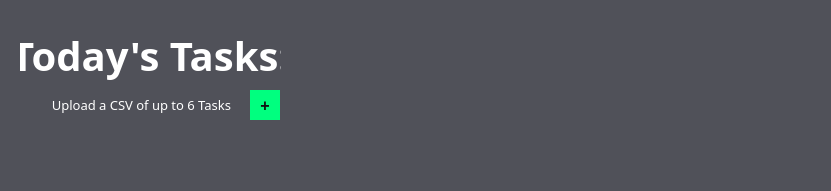
   <widget class="QFrame" name="frame_8">
    <property name="geometry">
     <rect>
      <x>10</x>
      <y>670</y>
      <width>831</width>
      <height>191</height>
     </rect>
    </property>
    <property name="styleSheet">
     <string notr="true">background-color: #505159;
border-top-left-radius: 0;
border-top-right-radius: 0;
border-bottom-right-radius: 0;
border-bottom-left-radius: 25;</string>
    </property>
    <property name="frameShape">
     <enum>QFrame::StyledPanel</enum>
    </property>
    <property name="frameShadow">
     <enum>QFrame::Raised</enum>
    </property>
    <widget class="QLabel" name="label_20">
     <property name="geometry">
      <rect>
       <x>20</x>
       <y>30</y>
       <width>261</width>
       <height>51</height>
      </rect>
     </property>
     <property name="font">
      <font>
       <family>Microsoft JhengHei Light</family>
       <pointsize>30</pointsize>
       <weight>75</weight>
       <italic>false</italic>
       <bold>true</bold>
       <underline>false</underline>
      </font>
     </property>
     <property name="layoutDirection">
      <enum>Qt::LeftToRight</enum>
     </property>
     <property name="styleSheet">
      <string notr="true">color: #ffffff;</string>
     </property>
     <property name="text">
      <string>Today's Tasks:</string>
     </property>
     <property name="alignment">
      <set>Qt::AlignCenter</set>
     </property>
    </widget>
    <widget class="QPushButton" name="addTasks">
     <property name="geometry">
      <rect>
       <x>250</x>
       <y>90</y>
       <width>30</width>
       <height>30</height>
      </rect>
     </property>
     <property name="sizePolicy">
      <sizepolicy hsizetype="Fixed" vsizetype="Fixed">
       <horstretch>0</horstretch>
       <verstretch>0</verstretch>
      </sizepolicy>
     </property>
     <property name="font">
      <font>
       <pointsize>12</pointsize>
       <weight>75</weight>
       <bold>true</bold>
      </font>
     </property>
     <property name="styleSheet">
      <string notr="true">color: #111;
background-color: rgb(0, 255, 127);
border-radius:0px;
</string>
     </property>
     <property name="text">
      <string notr="true">+</string>
     </property>
     <property name="shortcut">
      <string notr="true"/>
     </property>
    </widget>
    <widget class="QLabel" name="cityLBL_9">
     <property name="geometry">
      <rect>
       <x>30</x>
       <y>90</y>
       <width>201</width>
       <height>30</height>
      </rect>
     </property>
     <property name="font">
      <font>
       <family>Microsoft JhengHei Light</family>
       <pointsize>10</pointsize>
       <weight>50</weight>
       <bold>false</bold>
      </font>
     </property>
     <property name="layoutDirection">
      <enum>Qt::LeftToRight</enum>
     </property>
     <property name="styleSheet">
      <string notr="true">color: #ffffff;</string>
     </property>
     <property name="text">
      <string>Upload a CSV of up to 6 Tasks</string>
     </property>
     <property name="alignment">
      <set>Qt::AlignRight|Qt::AlignTrailing|Qt::AlignVCenter</set>
     </property>
    </widget>
    <widget class="QTableView" name="tasksTable">
     <property name="enabled">
      <bool>true</bool>
     </property>
     <property name="geometry">
      <rect>
       <x>310</x>
       <y>30</y>
       <width>491</width>
       <height>141</height>
      </rect>
     </property>
     <property name="sizePolicy">
      <sizepolicy hsizetype="Fixed" vsizetype="Fixed">
       <horstretch>0</horstretch>
       <verstretch>0</verstretch>
      </sizepolicy>
     </property>
     <property name="font">
      <font>
       <family>Microsoft JhengHei UI</family>
       <pointsize>14</pointsize>
       <kerning>false</kerning>
      </font>
     </property>
     <property name="styleSheet">
      <string notr="true">color: #fff;</string>
     </property>
     <property name="frameShape">
      <enum>QFrame::NoFrame</enum>
     </property>
     <property name="frameShadow">
      <enum>QFrame::Plain</enum>
     </property>
     <property name="showGrid">
      <bool>false</bool>
     </property>
     <attribute name="horizontalHeaderVisible">
      <bool>false</bool>
     </attribute>
     <attribute name="horizontalHeaderHighlightSections">
      <bool>false</bool>
     </attribute>
     <attribute name="verticalHeaderVisible">
      <bool>false</bool>
     </attribute>
     <attribute name="verticalHeaderHighlightSections">
      <bool>false</bool>
     </attribute>
    </widget>
   </widget>
